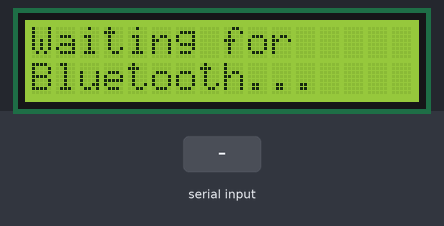
A sketch run on a simulated Arduino Uno, built with avr-gcc and run on an emulated ATmega328P. Shown: 16×2 character LCD. The inputs (shaded band) are chosen by the test bench.

Above: at 1.2 s.
1.3 s: "1" received over Serial
At 2.5 s:
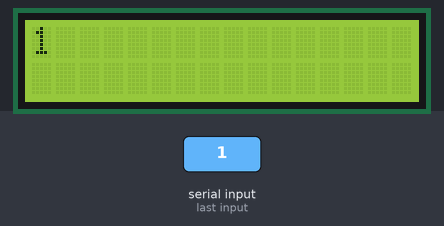
2.8 s: "0" received over Serial
At 3.9 s:
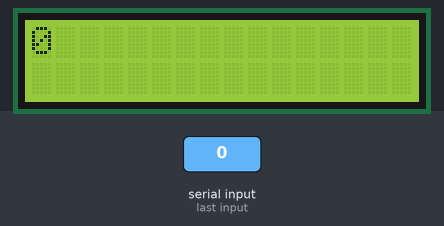
4.3 s: "2" received over Serial
At 5.0 s:
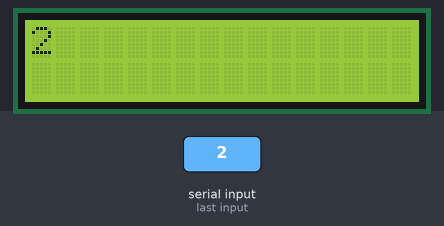
Timing chart, 0 to 7.3 s (numbered marks = the images above; inputs shaded):
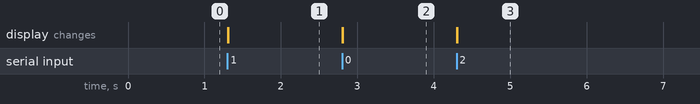

Measured:
- after the input at 1.3 s, the display: first changes at once (image 1 shows a later state)
- after the input at 2.8 s, the display: first changes at once (image 2 shows a later state)
- after the input at 4.3 s, the display: first changes at once (image 3 shows a later state)

The sketch:

Bluetooth_text_to_LCD_I2C.ino
```cpp
#include <Wire.h>
#include <LiquidCrystal_I2C.h>

LiquidCrystal_I2C lcd(0x27, 16, 2);  // Adjust the address if necessary

void setup() {
  Serial.begin(9600);  // Initialize serial communication
  lcd.init();
  lcd.backlight();
  lcd.setCursor(0, 0);
  lcd.print("Waiting for");
  lcd.setCursor(0, 1);
  lcd.print("Bluetooth...");

  while (!Serial) {
    ;  // Wait for serial port to connect
  }
}

void loop() {
  if (Serial.available()) {
    lcd.clear();  // Clear the previous display

    String incomingText = "";
    while (Serial.available()) {
      char c = (char)Serial.read();
      incomingText += c;
      delay(5);  // Delay for proper reception of characters
    }

    lcd.setCursor(0, 0);  // Set the cursor to the first row
    if (incomingText.length() <= 16) {
      lcd.print(incomingText);  // Print the text if it fits in one row
    } else {
      lcd.print(incomingText.substring(0, 16));  // Print the first 16 characters on the first row
      lcd.setCursor(0, 1);  // Move cursor to the second row
      lcd.print(incomingText.substring(16));  // Print the rest of the text
    }
  }
}
```
